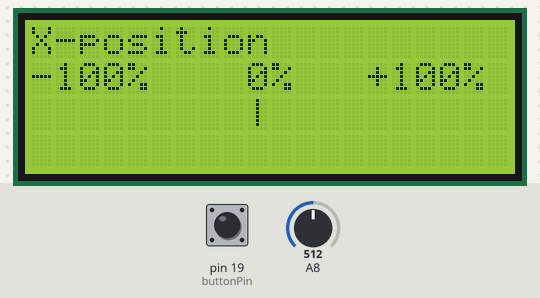
Recording of a sketch running on a simulated Arduino Mega 2560, built with avr-gcc and run on an emulated ATmega2560. Shown: 20×4 character LCD. The inputs (shaded band) are chosen by the test bench; at power-on: A8 = 512, pin 19 (buttonPin) HIGH.

Above: at 1.2 s.
1.3 s: A8 set to 716
7.4 s: A8 set to 1023
10.4 s: A8 set to 511
Timing chart, 0 to 13.4 s (numbered marks = the images above; inputs shaded):
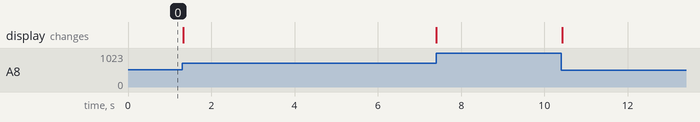

The sketch:

isr.ino
```cpp
#include <LiquidCrystal.h>

LiquidCrystal lcd(37, 36, 35, 34, 33, 32);

int analogValue1;
int joystickPosition;
int buttonPin = 19;

bool buttonPressed = false;
unsigned long lastDebounceTime = 0;
unsigned long debounceDelay = 50;

void setup() {
  lcd.begin(20, 4);
  lcd.setCursor(0, 0);
  lcd.print("kartoshka gang");
  lcd.setCursor(0, 1);
  lcd.print("We love potato");
  Serial.begin(9600);
  attachInterrupt(digitalPinToInterrupt(19), isPressedHandler, 2);

  pinMode(buttonPin, INPUT_PULLUP);
}

void loop() {
  analogValue1 = analogRead(A8);
  joystickPosition = map(analogValue1, 0, 1023, 0, 19);
  lcd.clear();

  // Display analogValue1 (Potentiometer) on the first row
  lcd.setCursor(0, 0);
  lcd.print("X-position");

  lcd.setCursor(0, 1);
  lcd.print("-100%    0%   +100%");

  lcd.setCursor(joystickPosition, 2);
  lcd.print("|");

  // Button pressed printing
  if (buttonPressed) {
    Serial.println("Button Pressed");
    buttonPressed = false;
  }


  delay(5);

}

void isPressedHandler() {
  if ((millis() - lastDebounceTime) > debounceDelay) {
    buttonPressed = true;
    lastDebounceTime = millis();
  }
}
```
